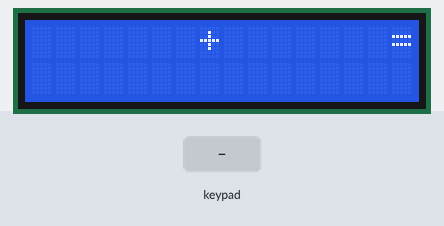
This sketch was run on a simulated Arduino Uno, built with avr-gcc and run on an emulated ATmega328P. On the bench: 16×2 character LCD. The inputs (shaded band) are chosen by the test bench.

Above: at 2.2 s.
2.3 s: keypad keys 2 3 4 5 A pressed 0.4 s apart
At 4.2 s:
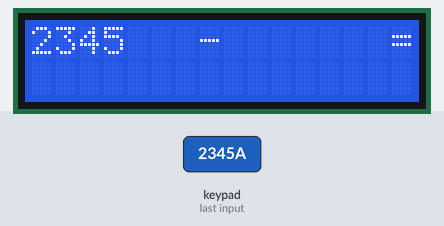
5.8 s: key 'A' pressed
At 6.7 s:
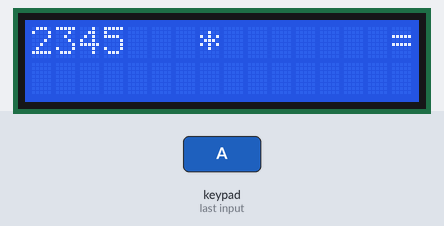
7.3 s: keypad keys 6 7 8 9 A pressed 0.4 s apart
At 10.1 s:
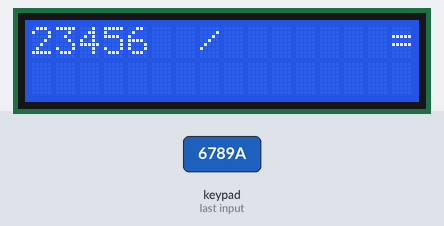
10.8 s: key 'D' pressed
At 11.6 s:
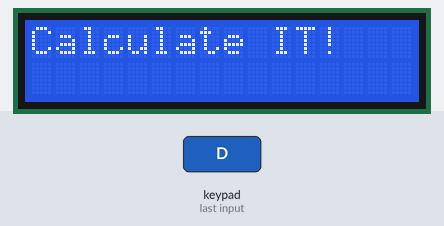
Timing chart, 0 to 13.8 s (numbered marks = the images above; inputs shaded):
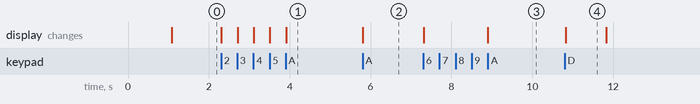

Measured:
- after the input at 2.3 s, the display: first changes at once (image 1 shows a later state)
- after the input at 5.8 s, the display: changes at once (image 2)
- after the input at 7.3 s, the display: first changes at once (image 3 shows a later state)
- after the input at 10.8 s, the display: changes at once (image 4)
- what the display in image 4 shows lasts 1.0 s, from 10.8 s to 11.8 s

The sketch:

calculator_qc1602a.ino
```cpp
#include <LiquidCrystal_I2C.h>
#include <Keypad.h>
#include <Wire.h>
LiquidCrystal_I2C lcd(0x3F, 16, 2);
byte c_sign = 0, c_num = 0;
String first, second;
bool split = true;
char sign = '+';
char keys[4][4] =
{
  {'1','2','3','A'},
  {'4','5','6','B'},
  {'7','8','9','C'},
  {'D','0','E','='}
};
byte rowPins[4] = { 2, 3, 4, 5 };
byte colPins[4] = { 6, 7, 8, 9 };
Keypad keypad = Keypad(makeKeymap(keys), rowPins, colPins, 4, 4);

void setup()
{
    Serial.begin(9600);
    lcd.init();
    lcd.backlight();
    Serial.begin(9600);
    Greetings();
}

void loop()
{
    char key = keypad.getKey();
    if (key != NO_KEY)
    {
        switch (key)
        {
        case 'A':
            c_sign++;
            switch (c_sign)
            {
            case 1:
                sign = '-';
                lcd.setCursor(7, 0);
                lcd.print(sign);
                break;

            case 2:
                sign = '*';
                lcd.setCursor(7, 0);
                lcd.print(sign);
                break;

            case 3:
                sign = '/';
                lcd.setCursor(7, 0);
                lcd.print(sign);
                break;

            case 4:
                sign = '+';
                lcd.setCursor(7, 0);
                lcd.print(sign);
                c_sign = 0;
                break;
            }
            break;

        case 'B':
            split = !split;
            c_num = 0;
            if (split)
            {
                clearArea(0, 6, 0);
                first = "";
            }
            else
            {
                clearArea(9, 14, 0);
                second = "";
            }
            break;

        case 'D':
            lcd.clear();
            Greetings();
            first = "";
            second = "";
            c_num = 0;
            c_sign = 0;
            split = true;
            break;

        case '=':
            if (first != "" && second != "" && second != "0")
            {
                clearArea(0, 16, 1);
                lcd.setCursor(0, 1);
                switch (sign)
                {
                case '+':
                    lcd.print(first.toInt() + second.toInt());
                    break;
                case '-':
                    lcd.print(first.toInt() - second.toInt());
                    break;
                case '*':
                    lcd.print(first.toInt() * second.toInt());
                    break;
                case '/':
                    lcd.print(first.toInt() / second.toInt());
                    break;
                }
            }
            break;

        case 'C':

            break;

        case 'E':

            break;

        default:
            c_num++;
            if (c_num < 6)
            {
                if (split)
                {
                    first += key;
                    lcd.setCursor(0, 0);
                    lcd.print(first);
                }
                else
                {
                    second += key;
                    lcd.setCursor(9, 0);
                    lcd.print(second);
                }
            }
            break;
        }
    }
}

void Greetings()
{
    lcd.setCursor(0, 0);
    lcd.print("Calculate IT!");
    delay(1000);
    lcd.clear();
    lcd.setCursor(7, 0);
    lcd.print(sign);
    lcd.setCursor(15, 0);
    lcd.print('=');
    lcd.setCursor(0, 0);
}

void clearArea(int ot, int i_do, int stroka)
{
    for (int i = ot; i < i_do; i++)
    {
        lcd.setCursor(i, stroka);
        lcd.print(" ");
    }
}
```
